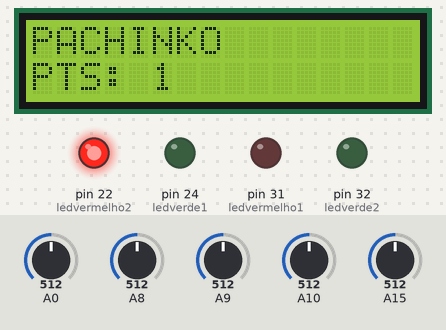
This sketch was run on a simulated Arduino Mega 2560, built with avr-gcc and run on an emulated ATmega2560. Parts: 16×2 character LCD, output pins drawn as LEDs (lit = HIGH). Inputs (shaded band) come from the test bench; at power-on: A10 = 512, A0 = 512, A8 = 512, A9 = 512, A15 = 512.

Above: at 4.6 s.
4.7 s: A10 set to 693
7.2 s: A10 set to 714
At 8.0 s:
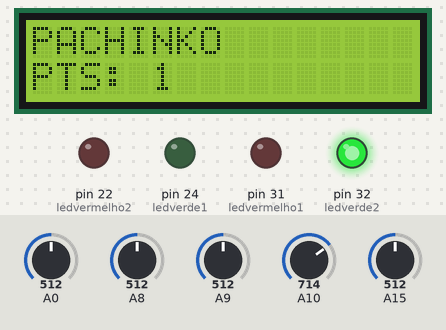
At 9.0 s:
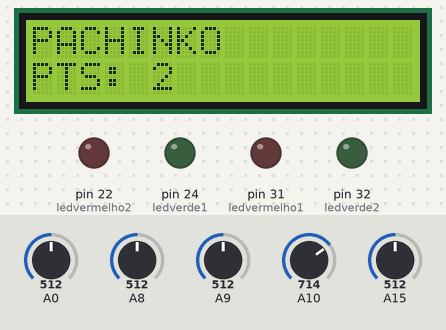
Timing chart, 0 to 10.5 s (numbered marks = the images above; inputs shaded):
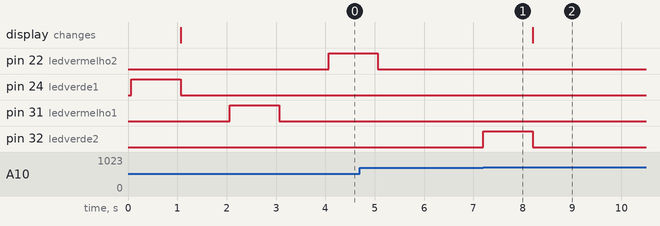

Measured:
- the behaviour switches between 700 and 701 on A10 (found by bisection; images 0 and 1)
- after the input at 7.2 s, pin 32 (ledverde2): LOW → HIGH at once, → LOW 1.0 s later

The sketch:

codigo_pachinko.ino
```cpp
  #include <LiquidCrystal.h>
  LiquidCrystal lcd(8,9,4,5,6,7);

  int pontos = 0;
  int jogadas = 0;

  int ledverde1 = 24;// led no pino 10
  int ledverde2 = 32;// led no pino 11

  int ledvermelho1 = 31;// led no pino 22
  int ledvermelho2 = 22;// led no pino 24

  void setup()
   {
     lcd.begin(16,2);//(Linha,Coluna)
     lcd.setCursor(0,0);
     lcd.print("PACHINKO");
     lcd.setCursor(0,1);
     lcd.print("PTS:");


     pinMode(ledverde1, OUTPUT); //define o led como saída
     pinMode(ledverde2, OUTPUT);
     pinMode(ledvermelho1, OUTPUT);
     pinMode(ledvermelho2, OUTPUT);

   }

  void loop()
  {
    int botao;
    botao = analogRead(0);//leitura do valor de porta analogica a0
    lcd.setCursor(12,1);
    static char stGool1 = false;
    static char stGool2 = false;
    static char stGool3 = false;
    static char stGool4 = false;

    int ledreceptor1, ledreceptor2, ledreceptor3, ledreceptor4;

    ledreceptor1 = analogRead(8);
    ledreceptor2 = analogRead(9);
    ledreceptor3 = analogRead(10);
    ledreceptor4 = analogRead(15);

  // lcd.setCursor(12,1);
  //lcd.print(ledreceptor4);

    {
     if (ledreceptor1 > 368)
      {
       if(stGool1 == false)
        {
         stGool1 = true;
         digitalWrite(ledverde1, HIGH);
         delay(1000);
         digitalWrite(ledverde1,LOW);
         pontos++;

         lcd.setCursor(5,1);
         lcd.print(pontos);
         delay(1000);
        }
      }
    else stGool1 = false;
   }

  {
   if (ledreceptor2 > 500)
    {
     if(stGool2 == false)
     {
       stGool2 = true;
       digitalWrite(ledvermelho1, HIGH);
       delay(1000);
       digitalWrite(ledvermelho1,LOW);
       jogadas++;;

       lcd.setCursor(5,1);
       lcd.print(pontos);
       delay(1000);
     }
    }
    else stGool2 = false;
  }

  {
   if (ledreceptor3 > 700)
    {
     if(stGool3 == false)
     {
       stGool3 = true;
       digitalWrite(ledverde2, HIGH);
       delay(1000);
       digitalWrite(ledverde2,LOW);
       pontos++;

       lcd.setCursor(5,1);
       lcd.print(pontos);
       delay(1000);
     }
    }
   else stGool3 = false;
  }

  {
    if (ledreceptor4 > 368)
     {
      if(stGool4 == false)
      {
       stGool4 = true;
       digitalWrite(ledvermelho2, HIGH);
       delay(1000);
       digitalWrite(ledvermelho2,LOW);
       jogadas++;

       lcd.setCursor(5,1);
       lcd.print(pontos);
       delay(1000);
      }
     }
   else stGool4 = false;
  }

 {
  if ((pontos%5==0) && (pontos>1))
   {
     digitalWrite(ledverde1, HIGH);
     delay(100);
     digitalWrite(ledverde1, LOW);
     delay(100);
     digitalWrite(ledvermelho1, HIGH);
     delay(100);
     digitalWrite(ledvermelho1,LOW);
     delay(100);
     digitalWrite(ledverde2, HIGH);
     delay(100);
     digitalWrite(ledverde2, LOW);
     delay(100);
     digitalWrite(ledvermelho2,HIGH);
     delay(100);
     digitalWrite(ledvermelho2, LOW);
     delay(100);
     digitalWrite(ledverde2, HIGH);
     delay(100);
     digitalWrite(ledverde2, LOW);
     delay(100);
     digitalWrite(ledvermelho1, HIGH);
     delay(100);
     digitalWrite(ledvermelho1,LOW);
     delay(100);
     digitalWrite(ledverde1, HIGH);
     digitalWrite(ledvermelho1, HIGH);
     digitalWrite(ledverde2, HIGH);
     digitalWrite(ledvermelho2, HIGH);
     delay(300);
     digitalWrite(ledverde1, LOW);
     digitalWrite(ledvermelho1, LOW);
     digitalWrite(ledverde2, LOW);
     digitalWrite(ledvermelho2, LOW);
     pontos;
   }
  }
}
```
